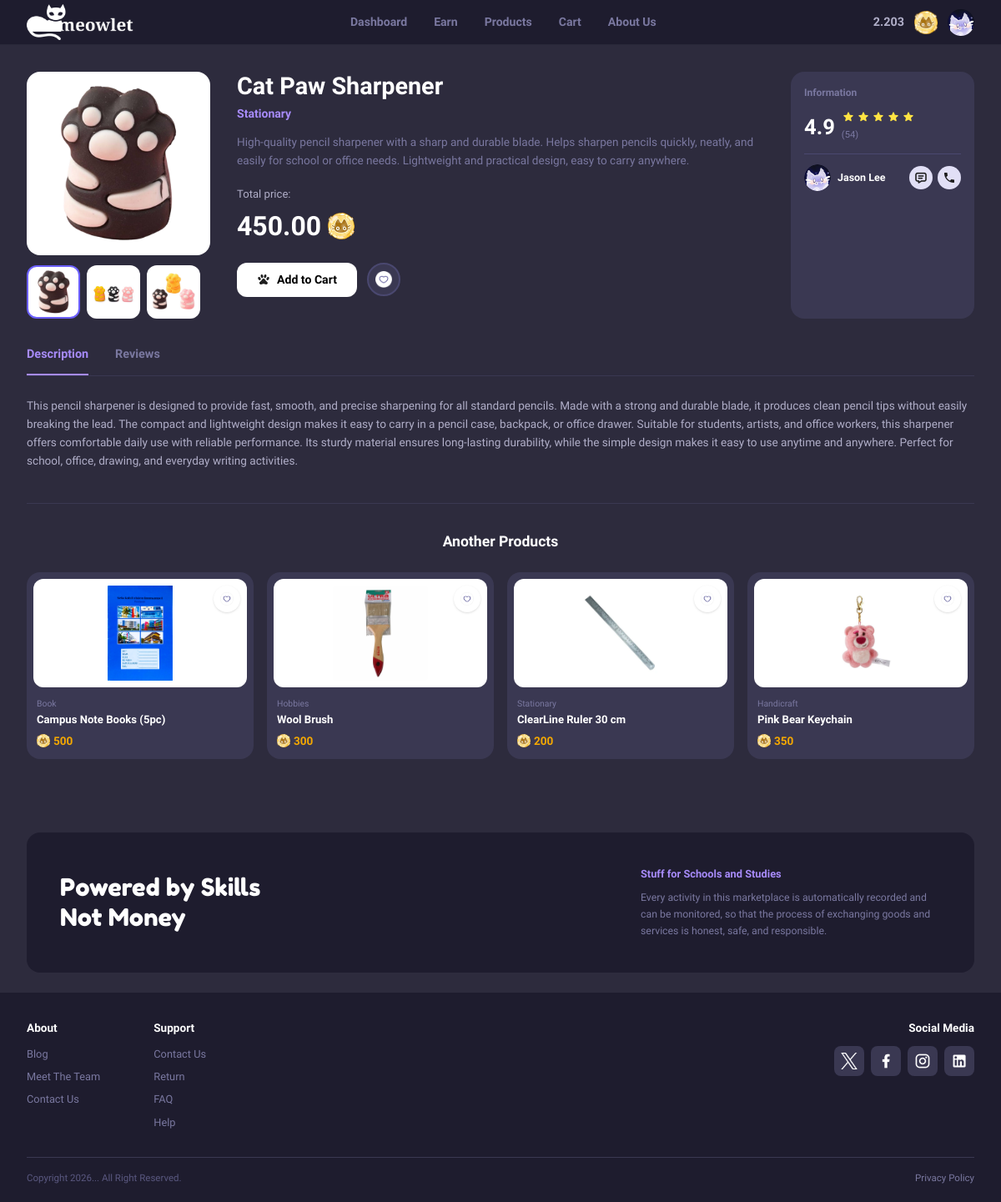
/main/detail/1 (signed in), run on the app's committed database.
### tables this page shows
CREATE TABLE `products` (
  `id` int NOT NULL,
  `name` varchar(255) NOT NULL,
  `short_description` varchar(500) DEFAULT NULL,
  `price` decimal(10,2) NOT NULL,
  `image` varchar(255) DEFAULT NULL,
  `description` text,
  `seller` varchar(255) DEFAULT NULL,
  `categories` varchar(255) DEFAULT NULL,
  `smallimg1` varchar(255) DEFAULT NULL,
  `smallimg2` varchar(255) DEFAULT NULL
);

### app/views/meowlet/detail.php (the view, shortened to what the rows shown need)
<div class="flex gap-8 mb-8">
<div class="flex flex-col gap-3 flex-shrink-0">
  <div class="w-[220px] h-[220px] bg-white rounded-2xl overflow-hidden flex items-center justify-center">
    <img id="main-img" src="/assets/img/<?= $product['image']; ?>" alt="product" class="w-full h-full object-contain p-4"/>
  </div>
  <div class="flex gap-2">
    <button onclick="changeImg(this, '/assets/img/<?= $product['image']; ?>')" class="thumb-btn w-[64px] h-[64px] bg-white rounded-xl overflow-hidden border-2 border-[#6b5fff] flex items-center justify-center">
      <img src="/assets/img/<?= $product['image']; ?>" class="w-full h-full object-contain p-1"/>
    </button>
    <button onclick="changeImg(this, '/assets/img/<?= $product['smallimg1']; ?>')" class="thumb-btn w-[64px] h-[64px] bg-white rounded-xl overflow-hidden border-2 border-transparent flex items-center justify-center hover:border-[#a78bfa] transition-colors">
      <img src="/assets/img/<?= $product['smallimg1']; ?>" class="w-full h-full object-contain p-1"/>
    </button>
    <button onclick="changeImg(this, '/assets/img/<?= $product['smallimg2']; ?>')" class="thumb-btn w-[64px] h-[64px] bg-white rounded-xl overflow-hidden border-2 border-transparent flex items-center justify-center hover:border-[#a78bfa] transition-colors">
      <img src="/assets/img/<?= $product['smallimg2']; ?>" class="w-full h-full object-contain p-1"/>
    </button>
  </div>
</div>
<div class="flex-1">
  <h1 class="text-white font-extrabold text-[1.8rem] leading-tight mb-1">
    <?= $product['name']; ?>
  </h1>
  <p class="text-[#a78bfa] font-semibold text-[.88rem] mb-3"><?= $product['categories']; ?></p>
  <p class="text-[#7a78a0] text-[.85rem] leading-relaxed mb-5">
    <?= $product['short_description']; ?>
  </p>
  <p class="text-[#b0aec8] text-[.82rem] mb-1">Total price:</p>
  <div class="flex items-center gap-2 mb-5">
    <span class="text-white font-extrabold text-[2rem]"><?= $product['price']; ?></span>
    <img src="/assets/img/point.png" class="w-8 h-8">
  </div>
  <div class="flex items-center gap-3">
    <button id="btn-add-cart" onclick="addToCart()" class="flex items-center gap-2 bg-white hover:opacity-90 text-black font-bold text-[.88rem] px-6 py-2.5 rounded-xl">
      <img src="/assets/img/black-paw.png" class="w-4">Add to Cart
    </button>
    <button onclick="toggleWishlist(this)" class="w-10 h-10 rounded-full bg-[#3a3852] border-2 border-[#4a4870] flex items-center justify-center hover:border-[#a78bfa] transition-colors">
      <img id="heart-icon" src="/assets/img/unfilled-heart.png" class="w-5 h-5" data-state="empty">
    </button>
  </div>
</div>
<div class="w-[220px] flex-shrink-0 bg-[#3a3852] rounded-2xl p-4">
  <p class="text-[#7a78a0] text-[.75rem] font-semibold mb-3">Information</p>
  <div class="flex items-center gap-2 mb-3">
    <span class="text-white font-extrabold text-[1.6rem]">4.9</span>
    <div>
      <div class="flex items-center gap-0.5">
        <img src="/assets/img/star.png" class="w-4 h-4">
        <img src="/assets/img/star.png" class="w-4 h-4">
        <img src="/assets/img/star.png" class="w-4 h-4">
        <img src="/assets/img/star.png" class="w-4 h-4">
        <img src="/assets/img/star.png" class="w-4 h-4">
      </div>
      <span class="text-[#7a78a0] text-[.7rem]">(54)</span>
    </div>
  </div>
  <hr class="border-[#4a4870] mb-3"/>
  <div class="flex items-center justify-between">
    <div class="flex items-center gap-2">
      <div class="w-8 h-8 rounded-full bg-[#4a4870] overflow-hidden flex-shrink-0">
        <img src="/assets/img/profile.png" class="w-full h-full object-cover"/>
      </div>
      <span class="text-white text-[.78rem] font-semibold"><?= $product['seller']; ?></span>
    </div>
    <div class="flex gap-1.5">
      <button class="w-7 h-7 rounded-full bg-[#E1DFF6] flex items-center justify-center hover:bg-[#6b5fff] transition-colors">
        <img src="/assets/img/message.png" class="w-4 h-4"/>
      </button>
      <button class="w-7 h-7 rounded-full bg-[#E1DFF6] flex items-center justify-center hover:bg-[#6b5fff] transition-colors">
        <img src="/assets/img/telephone.png" class="w-4 h-4"/>
      </button>
    </div>
  </div>
</div>
</div>
<div class="border-b border-[#3a3852] mb-6">
<div class="flex gap-8">
  <button onclick="switchTab('desc')" id="tab-desc" class="pb-3 text-[.9rem] font-bold text-[#a78bfa] border-b-2 border-[#a78bfa] transition-colors">Description</button>
  <button onclick="switchTab('rev')"  id="tab-rev"  class="pb-3 text-[.9rem] font-semibold text-[#7a78a0] border-b-2 border-transparent hover:text-white transition-colors">Reviews</button>
</div>
</div>
<div id="panel-desc">
<p class="text-[#b0aec8] text-[.85rem] leading-relaxed mb-4">
  <?= $product['description']; ?>
</p>
</div>
<hr class="border-[#3a3852] mt-10 mb-8"/>
<h2 class="text-white font-extrabold text-[1.1rem] text-center mb-6">Another Products</h2>
<div class="grid grid-cols-4 gap-4 mb-8">
<div class="bg-[#3a3852] rounded-2xl overflow-hidden cursor-pointer hover:-translate-y-1 transition-transform">
  <div class="relative bg-white rounded-xl m-2 h-[130px] overflow-hidden flex items-center justify-center">
    <img src="/assets/img/immanuel-big-blue-book.png" class="w-full h-full object-contain p-2"/>
    <button onclick="toggleHeart(this)" class="absolute top-2 right-2 w-8 h-8 rounded-full bg-white shadow flex items-center justify-center hover:scale-110 transition-transform z-10">
      <img src="/assets/img/unfilled-heart.png" data-state="empty" class="w-4 h-4">
    </button>
  </div>
  <div class="px-3 pb-3 pt-1">
    <p class="text-[#7a78a0] text-[.65rem] mb-0.5">Book</p>
    <p class="text-white font-bold text-[.82rem] leading-snug mb-1.5">Campus Note Books (5pc)</p>
    <div class="flex items-center gap-1">
      <img src="/assets/img/point.png" class="w-4 h-4">
      <span class="text-[#f5a800] font-extrabold text-[.85rem]">500</span>
    </div>
  </div>
</div>
<div class="bg-[#3a3852] rounded-2xl overflow-hidden cursor-pointer hover:-translate-y-1 transition-transform">
  <div class="relative bg-white rounded-xl m-2 h-[130px] overflow-hidden flex items-center justify-center">
    <img src="/assets/img/wool-brush.png" class="w-full h-full object-contain p-2"/>
    <button onclick="toggleHeart(this)" class="absolute top-2 right-2 w-8 h-8 rounded-full bg-white shadow flex items-center justify-center hover:scale-110 transition-transform z-10">
      <img src="/assets/img/unfilled-heart.png" data-state="empty" class="w-4 h-4">
    </button>
  </div>
  <div class="px-3 pb-3 pt-1">
    <p class="text-[#7a78a0] text-[.65rem] mb-0.5">Hobbies</p>
    <p class="text-white font-bold text-[.82rem] leading-snug mb-1.5">Wool Brush</p>
    <div class="flex items-center gap-1">
      <img src="/assets/img/point.png" class="w-4 h-4">
      <span class="text-[#f5a800] font-extrabold text-[.85rem]">300</span>
    </div>
  </div>
</div>
<div class="bg-[#3a3852] rounded-2xl overflow-hidden cursor-pointer hover:-translate-y-1 transition-transform">
  <div class="relative bg-white rounded-xl m-2 h-[130px] overflow-hidden flex items-center justify-center">
    <img src="/assets/img/clearline-ruler.png" class="w-full h-full object-contain p-2"/>
    <button onclick="toggleHeart(this)" class="absolute top-2 right-2 w-8 h-8 rounded-full bg-white shadow flex items-center justify-center hover:scale-110 transition-transform z-10">
      <img src="/assets/img/unfilled-heart.png" data-state="empty" class="w-4 h-4">
    </button>
  </div>
  <div class="px-3 pb-3 pt-1">
    <p class="text-[#7a78a0] text-[.65rem] mb-0.5">Stationary</p>
    <p class="text-white font-bold text-[.82rem] leading-snug mb-1.5">ClearLine Ruler 30 cm</p>
    <div class="flex items-center gap-1">
      <img src="/assets/img/point.png" class="w-4 h-4">
      <span class="text-[#f5a800] font-extrabold text-[.85rem]">200</span>
    </div>
  </div>
</div>
<div class="bg-[#3a3852] rounded-2xl overflow-hidden cursor-pointer hover:-translate-y-1 transition-transform">
  <div class="relative bg-white rounded-xl m-2 h-[130px] overflow-hidden flex items-center justify-center">
    <img src="/assets/img/pink-bear-keychain.png" class="w-full h-full object-contain p-2"/>
    <button onclick="toggleHeart(this)" class="absolute top-2 right-2 w-8 h-8 rounded-full bg-white shadow flex items-center justify-center hover:scale-110 transition-transform z-10">
      <img src="/assets/img/unfilled-heart.png" data-state="empty" class="w-4 h-4">
    </button>
  </div>
  <div class="px-3 pb-3 pt-1">
    <p class="text-[#7a78a0] text-[.65rem] mb-0.5">Handicraft</p>
    <p class="text-white font-bold text-[.82rem] leading-snug mb-1.5">Pink Bear Keychain</p>
    <div class="flex items-center gap-1">
      <img src="/assets/img/point.png" class="w-4 h-4">
      <span class="text-[#f5a800] font-extrabold text-[.85rem]">350</span>
    </div>
  </div>
</div>
</div>

### app/core/Router.php (shortened to what the rows shown need)
<?php
class Router
{
    private array $routes = [];
    public function add(string $method, string $uri, string $controller, string $function): void
    {
        $this->routes[] = [
            'method' => $method,
            'uri' => $uri,
            'controller' => $controller,
            'function' => $function,
        ];
    }
    public function run()
    {
        $method = $_SERVER['REQUEST_METHOD'];
        $uri = parse_url($_SERVER['REQUEST_URI'], PHP_URL_PATH);
        foreach ($this->routes as $route) {
            $pattern = str_replace(
                '{id}',
                '([0-9]+)',
                $route['uri']
            );
            $pattern = '#^' . $pattern . '$#';
            if (preg_match($pattern, $uri, $matches) && $method === $route['method']) {
                array_shift($matches);
                $controller = new $controllerClass();
                call_user_func_array([$controller, $route['function']], $matches);
                return;
            }
        }
    }
}

### app/views/layouts/partials/header.php
<nav class="bg-[#1e1c2e] sticky top-0 z-50 w-full flex items-center justify-between px-8 h-[54px] border-b border-white/5">
    <div style="font-family:'Fredoka One',cursive" class="w-32 flex items-center gap-2">
      <a href="/main">
      <img src="/assets/img/logo.png" alt="logo">
      </a>
    </div>
    <ul class="flex gap-8 list-none m-0 p-0 text-[.88rem]">
      <li><a href="/main" class="text-[#7a78a0] font-semibold no-underline hover:text-white transition-colors">Dashboard</a></li>
      <li><a href="#" class="text-[#7a78a0] font-semibold no-underline hover:text-white transition-colors">Earn</a></li>
      <li><a href="/main/products" class="text-[#7a78a0] font-semibold no-underline hover:text-white transition-colors">Products</a></li>
      <li><a href="/main/cart" class="text-[#7a78a0] font-semibold no-underline hover:text-white transition-colors">Cart</a></li>
      <li><a href="/main/aboutus" class="text-[#7a78a0] font-semibold no-underline hover:text-white transition-colors">About Us</a></li>
    </ul>
    <div class="flex items-center gap-3">
      <div class="flex items-center py-1 text-#FFFF00 font-extrabold text-[.9rem]">
        2.203
      </div>
      <div class="w-7 h-7 rounded-full flex items-center justify-center">
        <img src="/assets/img/point.png" alt="point">
      </div>
      <div class="w-8 h-8 rounded-full flex items-center justify-center">
        <a href="/profile">
          <img src="/assets/img/profile.png"  alt="" class="w-full h-full object-cover" id="nav-avatar"/>
        </a>
      </div>
    </div>
</nav>

### app/views/layouts/partials/footer.php
<div class="bg-[#1e1c2e] rounded-2xl mt-6 mx-8 p-10 flex items-center justify-between gap-8">
    <h2 style="font-family:'Fredoka One',cursive" class="text-[1.8rem] text-white leading-tight">Powered by Skills<br>Not Money</h2>
    <div class="max-w-[360px]">
      <p class="text-[.8rem] font-bold text-[#a78bfa] mb-2">Stuff for Schools and Studies</p>
      <p class="text-[.77rem] text-[#7a78a0] leading-relaxed">Every activity in this marketplace is automatically recorded and can be monitored, so that the process of exchanging goods and services is honest, safe, and responsible.</p>
    </div>
  </div>
  <footer class="bg-[#1e1c2e] px-8 pt-8 pb-5 mt-6">
    <div class="flex gap-16 mb-8">
      <div>
        <h4 class="text-[.85rem] font-extrabold text-white mb-3">About</h4>
        <a href="#" class="block text-[#7a78a0] text-[.8rem] mb-2 no-underline hover:text-white transition-colors">Blog</a>
        <a href="#" class="block text-[#7a78a0] text-[.8rem] mb-2 no-underline hover:text-white transition-colors">Meet The Team</a>
        <a href="#" class="block text-[#7a78a0] text-[.8rem] no-underline hover:text-white transition-colors">Contact Us</a>
      </div>
      <div>
        <h4 class="text-[.85rem] font-extrabold text-white mb-3">Support</h4>
        <a href="#" class="block text-[#7a78a0] text-[.8rem] mb-2 no-underline hover:text-white transition-colors">Contact Us</a>
        <a href="#" class="block text-[#7a78a0] text-[.8rem] mb-2 no-underline hover:text-white transition-colors">Return</a>
        <a href="#" class="block text-[#7a78a0] text-[.8rem] mb-2 no-underline hover:text-white transition-colors">FAQ</a>
        <a href="#" class="block text-[#7a78a0] text-[.8rem] no-underline hover:text-white transition-colors">Help</a>
      </div>
      <div class="ml-auto text-right">
        <h4 class="text-[.85rem] font-extrabold text-white mb-3">Social Media</h4>
        <div class="flex gap-2 justify-end">
          <button class="w-9 h-9 rounded-lg bg-[#3a3852] flex items-center justify-center hover:bg-[#4a4870] transition-all">
            <img src="/assets/img/twitter.png" class="w-5 h-5">
          </button>
          <button class="w-9 h-9 rounded-lg bg-[#3a3852] flex items-center justify-center hover:bg-[#4a4870] transition-all">
            <img src="/assets/img/facebook.png" class="w-5 h-5">
          </button>
          <button class="w-9 h-9 rounded-lg bg-[#3a3852] flex items-center justify-center hover:bg-[#4a4870] transition-all">
            <img src="/assets/img/instagram.png" class="w-5 h-5">
          </button>
          <button class="w-9 h-9 rounded-lg bg-[#3a3852] flex items-center justify-center hover:bg-[#4a4870] transition-all">
            <img src="/assets/img/linkedin.png" class="w-5 h-5">
          </button>
        </div>
      </div>
    </div>
    <div class="flex justify-between items-center border-t border-[#3a3852] pt-4 text-[.72rem] text-[#5a5880]">
      <span>Copyright 2026... All Right Reserved.</span>
      <a href="#" class="text-[#7a78a0] no-underline hover:text-white transition-colors">Privacy Policy</a>
    </div>
  </footer>

### data on the page
products: image (picture), smallimg1 (picture), smallimg2 (picture), name "Cat Paw Sharpener", categories "Stationary", short_description "High-quality pencil sharpener with a sharp and durable blade. Helps sharpen pencils quickly, neatly, and easily for school or office needs. Lightweight and practical design, easy to carry anywhere.", price "450.00", seller "Jason Lee", description "This pencil sharpener is designed to provide fast, smooth, and precise sharpening for all standard pencils. Made with a strong and durable blade, it produces clean pencil tips without easily breaking the lead. The compact and lightweight design makes it easy to carry in a pencil case, backpack, or office drawer. Suitable for students, artists, and office workers, this sharpener offers comfortable daily use with reliable performance. Its sturdy material ensures long-lasting durability, while the simple design makes it easy to use anytime and anywhere. Perfect for school, office, drawing, and everyday writing activities."
